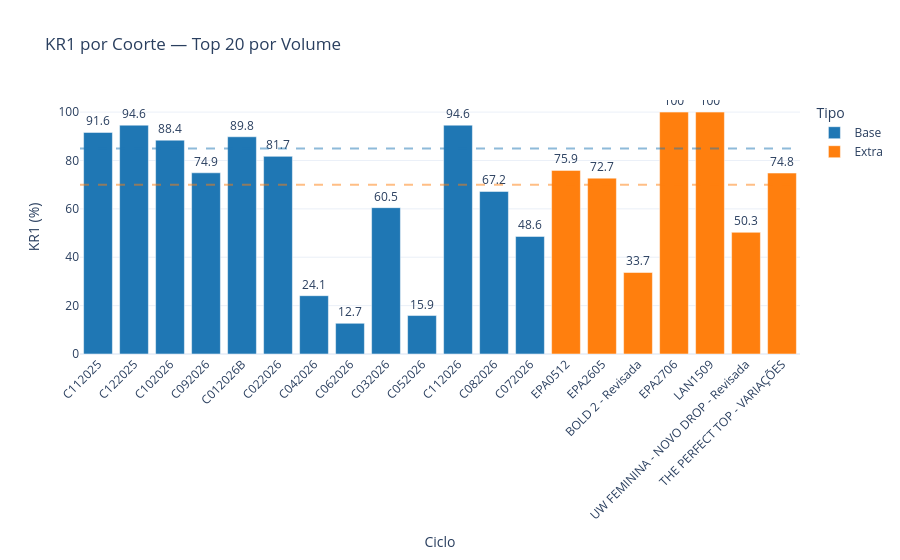

Notebook cell for this chart:
### Code cell
plot_kr1_coorte_top20(kr1_coorte, colors_cycle)

### Figure 1 — Plotly figure (JSON) as saved in the notebook; plotly's stock layout.template omitted (floating-point values rounded to 4 significant figures)
{"data": [{"customdata": [[709871, 59674, 397, "2025-11"], [536059, 29036, 317, "2025-12"], [509390, 59253, 426, "2026-10"], [446935, 112013, 280, "2026-09"], [394640, 40245, 258, "2026-01"], [361086, 66016, 244, "2026-02"], [356484, 270445, 244, "2026-04"], [339083, 295923, 263, "2026-06"], [299397, 118131, 215, "2026-03"], [282514, 237712, 203, "2026-05"], [222613, 11923, 294, "2026-11"], [201874, 66118, 235, "2026-08"], [137051, 70467, 134, "2026-07"]], "hovertemplate": "Tipo=Base<br>Ciclo=%{x}<br>KR1 (%)=%{text}<br>vol_original=%{customdata[0]}<br>vol_int_any=%{customdata[1]}<br>n_ops=%{customdata[2]}<br>mes_alvo_str=%{customdata[3]}<extra></extra>", "legendgroup": "Base", "marker": {"color": "#1f77b4", "pattern": {"shape": ""}}, "name": "Base", "orientation": "v", "showlegend": true, "text": [91.6, 94.6, 88.4, 74.9, 89.8, 81.7, 24.1, 12.7, 60.5, 15.9, 94.6, 67.2, 48.6], "textposition": "outside", "type": "bar", "x": ["C112025", "C122025", "C102026", "C092026", "C012026B", "C022026", "C042026", "C062026", "C032026", "C052026", "C112026", "C082026", "C072026"], "xaxis": "x", "y": [91.6, 94.6, 88.4, 74.9, 89.8, 81.7, 24.1, 12.7, 60.5, 15.9, 94.6, 67.2, 48.6], "yaxis": "y"}, {"customdata": [[168234, 40534, 83, "2026-03"], [87225, 23823, 120, "2026-09"], [84506, 56010, 92, "2026-01"], [75678, 0, 49, "2025-11"], [73561, 0, 22, "2025-11"], [66346, 32967, 60, "2025-12"], [64918, 16371, 63, "2025-12"]], "hovertemplate": "Tipo=Extra<br>Ciclo=%{x}<br>KR1 (%)=%{text}<br>vol_original=%{customdata[0]}<br>vol_int_any=%{customdata[1]}<br>n_ops=%{customdata[2]}<br>mes_alvo_str=%{customdata[3]}<extra></extra>", "legendgroup": "Extra", "marker": {"color": "#ff7f0e", "pattern": {"shape": ""}}, "name": "Extra", "orientation": "v", "showlegend": true, "text": [75.9, 72.7, 33.7, 100.0, 100.0, 50.3, 74.8], "textposition": "outside", "type": "bar", "x": ["EPA0512", "EPA2605", "BOLD 2 - Revisada", "EPA2706", "LAN1509", "UW FEMININA - NOVO DROP - Revisada", "THE PERFECT TOP - VARIAÇÕES"], "xaxis": "x", "y": [75.9, 72.7, 33.7, 100.0, 100.0, 50.3, 74.8], "yaxis": "y"}], "layout": {"barmode": "relative", "legend": {"title": {"text": "Tipo"}, "tracegroupgap": 0}, "shapes": [{"line": {"color": "#1f77b4", "dash": "dash"}, "opacity": 0.5, "type": "line", "x0": 0, "x1": 1, "xref": "x domain", "y0": 85, "y1": 85, "yref": "y"}, {"line": {"color": "#ff7f0e", "dash": "dash"}, "opacity": 0.5, "type": "line", "x0": 0, "x1": 1, "xref": "x domain", "y0": 70, "y1": 70, "yref": "y"}], "title": {"text": "KR1 por Coorte — Top 20 por Volume"}, "xaxis": {"anchor": "y", "domain": [0, 1], "tickangle": -45, "title": {"text": "Ciclo"}}, "yaxis": {"anchor": "x", "domain": [0, 1], "range": [0, 105], "title": {"text": "KR1 (%)"}}}}
